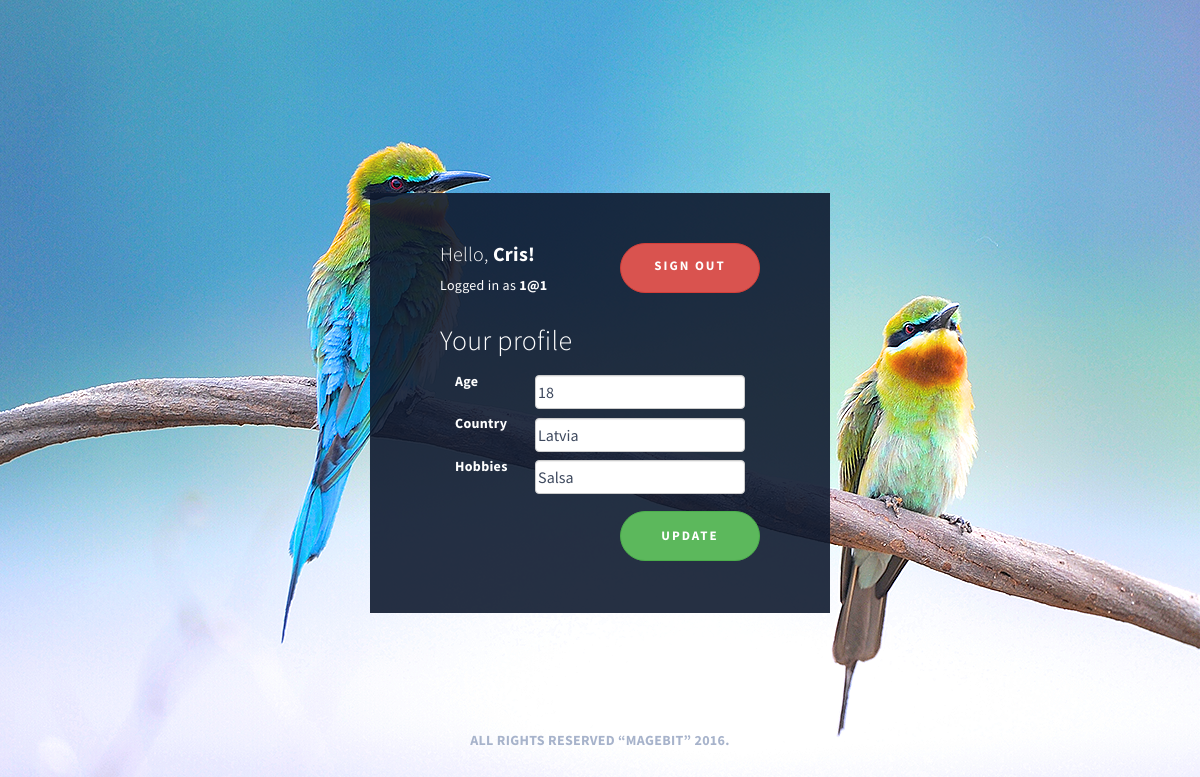
/welcome.php (signed in), run on the app's committed database.
### tables this page shows
CREATE TABLE IF NOT EXISTS `users` (
  `id` int(11) NOT NULL,
  `username` varchar(50) NOT NULL,
  `email` varchar(100) NOT NULL,
  `password` varchar(255) NOT NULL,
  `created_at` datetime DEFAULT CURRENT_TIMESTAMP
);

CREATE TABLE IF NOT EXISTS `attribute_names` (
  `attribute_id` int(11) NOT NULL,
  `field_name` varchar(100) NOT NULL,
  `field_text` varchar(100) NOT NULL
);

CREATE TABLE IF NOT EXISTS `attribute_values` (
  `id` int(11) NOT NULL,
  `user_id` int(11) NOT NULL,
  `field_name` varchar(100) NOT NULL,
  `attribute_value` varchar(255) NOT NULL
);

### welcome.php (the view, shortened to what this page needs)
<?php
class ReadData
{
    public static function readUserTable($pdo, $user_email)
    {
        $statement = $pdo->prepare("select * from users where email =:email");
        $statement->bindParam(":email", $user_email, PDO::PARAM_STR);
        $statement->execute();
        $user = $statement->fetchAll(PDO::FETCH_CLASS, "User");
        return $user;
    }
    public static function readAttributeValuesTable($pdo, $user_id)
    {
        $statement = $pdo->prepare("select * from attribute_values where user_id =:id");
        $statement->bindParam(":id", $user_id, PDO::PARAM_STR);
        $statement->execute();
        $attributeValues = $statement->fetchAll(PDO::FETCH_CLASS, "AttributeValues");
        return $attributeValues;
    }
    public static function readAttributeNamesTable($pdo)
    {
        $statement = $pdo->prepare("select field_name, field_text from attribute_names");
        $statement->execute();
        $attributeNames = $statement->fetchAll(PDO::FETCH_CLASS, "AttributeNames");
        return $attributeNames;
    }
}
require "db_connect.php";
$user_email = $_SESSION["email"];
$user_id = $_SESSION["id"];
$user = ReadData::readUserTable($pdo, $user_email);
$attributeNames = ReadData::readAttributeNamesTable($pdo);
$attributeValues = ReadData::readAttributeValuesTable($pdo, $user_id);
require "header.php";
?>
<body>
<main class="container">
    <div class="row">
        <div class="dark_background col-md-6 col-md-offset-3 col-sm-12">
            <section class="profile_form">
                <a href="logout.php" class="btn btn-danger uppercase" id="signout">Sign Out</a>
                <h2>Hello, <b><?= $user[0]->username ?>!</b></h2>
                <p>Logged in as <b><?= $_SESSION["email"] ?></b></p><br>
                <div>
                    <h1>Your profile</h1>
                    <form action="<?php echo htmlspecialchars($_SERVER["PHP_SELF"]); ?>" method="post">
                        <?php foreach ($attributeNames as $attributeName) {
                            $field_text = $attributeName->field_text;
                            $field_name = $attributeName->field_name;
                            $value = "";
                            foreach ($attributeValues as $attributeValue){
                                if ($field_name == $attributeValue->field_name) {
                                    $value = $attributeValue->attribute_value;
                                }
                            } ?>
                            <div class="form-group">
                                <label class="col-sm-3 control-label" for=<?= $field_name ?>> <?= $field_text ?></label>
                                <div class="col-sm-9">
                                    <input type="text" class="form-control"
                                           name=<?= $field_name ?> id= <?= $field_name ?> value= <?= $value ?>>
                                </div>
                            </div>
                        <?php }; ?>
                        <button class="btn uppercase btn-success" name="update" id="update">Update</button>
                    </form>
                </div>
            </section>
        </div>
    </div>
</main>
<?php
require "footer.php";
?>
</body>
</html>

### header.php (shortened to what this page needs)
<DOCTYPE! html>
<html>
<head>
    <link rel="stylesheet" href="https://maxcdn.bootstrapcdn.com/bootstrap/3.3.7/css/bootstrap.min.css"
>
    <link rel="stylesheet" type="text/css" href="styles.css">
</head>

### footer.php (shortened to what this page needs)
<footer>
    <p class="uppercase">All Rights Reserved “Magebit” 2016.</p>
</footer>

### styles.css (style rules this page uses)
body { overflow: hidden; font-family: Source Sans Pro, sans-serif; letter-spacing: 0.3px; cursor: url("images/circle.png"), auto; }
.container { width: 920px; height: 420px; }
.dark_background { background-color: rgba(15, 26, 47, 0.9); height: 100%; margin-top: 21%; padding: 0; }
.dark_form h1, .light_form h1, .profile_form h1 { font-family: Source Sans Pro, sans-serif; font-weight: 300; font-size: 28px; margin: 0; }
footer { color: #a7b3cb; font-weight: bold; position: absolute; right: 0; bottom: 0; left: 0; padding: 4rem; text-align: center; }
.btn { border-radius: 25px; font-weight: 700; font-size: 13px; letter-spacing: 2px; cursor: url("images/circle.png"), auto; width: 140px; height: 50px; }
.uppercase { text-transform: uppercase; }
.profile_form { color: white; margin: 50px 70px; }
.profile_form h2 { font-family: Source Sans Pro, sans-serif; font-weight: 300; font-size: 20px; }
.profile_form input { font-family: Source Sans Pro, sans-serif; font-size: 16px; color: #3e495e; margin: 2% 0; padding: 1%; }
#signout { float: right; padding-top: 4%; }
#update { margin-top: 4%; float: right; }

### data on the page
users: username "Cris"
attribute_names: field_text "Age"
attribute_values: attribute_value "18"
attribute_names: field_text "Country"
attribute_values: attribute_value "Latvia"
attribute_names: field_text "Hobbies"
attribute_values: attribute_value "Salsa"

### other printed values
$_SESSION["email"] "1@1"
